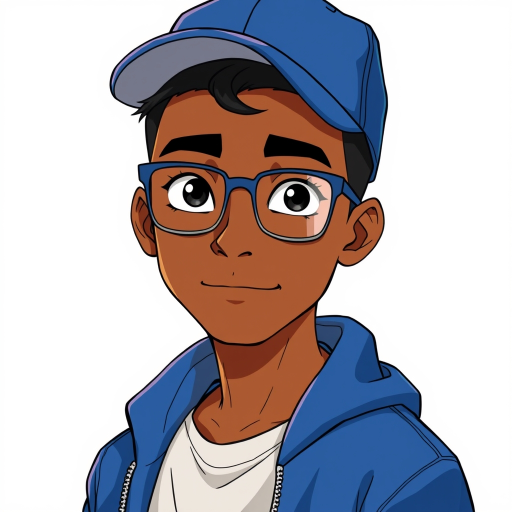
#> input picture assets/characters/junior/master.png, 1024 x 1024 px (shown at 1/2 size)
$ python -i render_episode.py   (imports and definitions only)
#> lines starting #> are read from the running program, lines starting #| are printed output that depends on the picture
#> further down, picture is the input picture: PIL image 1024x1024 RGB; mean R, G, B 178.5, 173.2, 179
#!/usr/bin/env python3
"""BOSS DE RIEN — deterministic 2D compositing and FFmpeg episode renderer."""
from __future__ import annotations
import argparse, json, math, os, subprocess, sys
from pathlib import Path
from PIL import Image, ImageDraw, ImageFont, ImageFilter

ROOT = Path(__file__).resolve().parents[1]
W, H = 720, 1280
FPS = 24
SPRITE_CACHE = {}

# [9 lines left out: function load_font, not called in this run]

def cover(img: Image.Image, size=(W, H)) -> Image.Image:
#> called with size = (720, 1280)
    img = img.convert("RGB")
    scale = max(size[0] / img.width, size[1] / img.height)
#> scale = 1.25
    nw, nh = round(img.width * scale), round(img.height * scale)
#> nw = 1280; nh = 1280
    img = img.resize((nw, nh), Image.Resampling.LANCZOS)
    left, top = (nw-size[0])//2, (nh-size[1])//2
#> left = 280; top = 0
    return img.crop((left, top, left+size[0], top+size[1]))
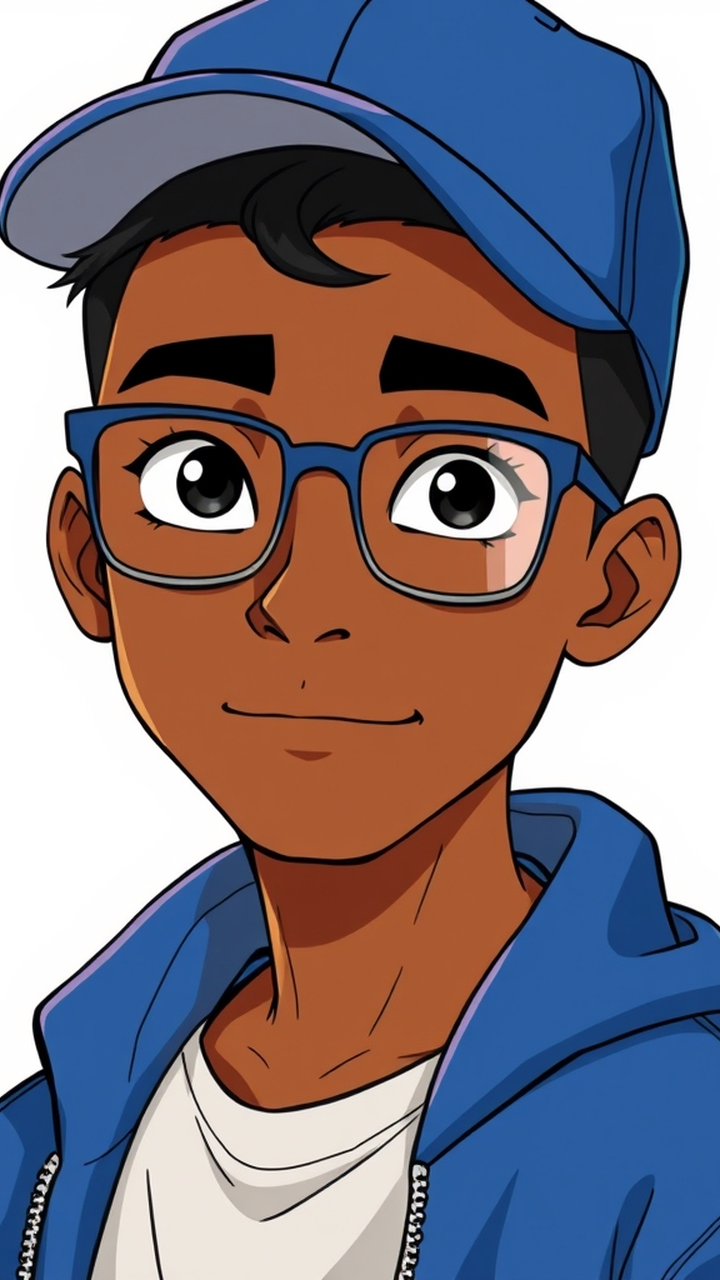
#> returned value: PIL image 720x1280 RGB; mean R, G, B 130.6, 119.1, 126.4

# [143 lines left out: functions placeholder_scene, load_character_sprite, add_character, draw_caption, render_frame, main, not called in this run]

# [2 lines not run here, left out]

>>> from PIL import Image
>>> picture = Image.open('../assets/characters/junior/master.png')
>>> result = cover(picture)
